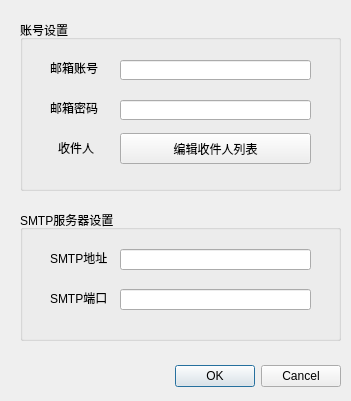
<?xml version="1.0" encoding="UTF-8"?>
<ui version="4.0">
 <class>Dialog</class>
 <widget class="QDialog" name="Dialog">
  <property name="geometry">
   <rect>
    <x>0</x>
    <y>0</y>
    <width>351</width>
    <height>401</height>
   </rect>
  </property>
  <property name="windowTitle">
   <string>邮件设置</string>
  </property>
  <widget class="QDialogButtonBox" name="buttonBox">
   <property name="geometry">
    <rect>
     <x>20</x>
     <y>360</y>
     <width>321</width>
     <height>32</height>
    </rect>
   </property>
   <property name="orientation">
    <enum>Qt::Horizontal</enum>
   </property>
   <property name="standardButtons">
    <set>QDialogButtonBox::Cancel|QDialogButtonBox::Ok</set>
   </property>
  </widget>
  <widget class="QGroupBox" name="groupBox">
   <property name="geometry">
    <rect>
     <x>20</x>
     <y>20</y>
     <width>321</width>
     <height>171</height>
    </rect>
   </property>
   <property name="title">
    <string>账号设置</string>
   </property>
   <widget class="QLabel" name="label">
    <property name="geometry">
     <rect>
      <x>30</x>
      <y>40</y>
      <width>54</width>
      <height>16</height>
     </rect>
    </property>
    <property name="text">
     <string>邮箱账号</string>
    </property>
    <property name="buddy">
     <cstring>mail_account</cstring>
    </property>
   </widget>
   <widget class="QLabel" name="label_2">
    <property name="geometry">
     <rect>
      <x>30</x>
      <y>80</y>
      <width>54</width>
      <height>16</height>
     </rect>
    </property>
    <property name="text">
     <string>邮箱密码</string>
    </property>
    <property name="buddy">
     <cstring>mail_password</cstring>
    </property>
   </widget>
   <widget class="QLineEdit" name="mail_password">
    <property name="geometry">
     <rect>
      <x>100</x>
      <y>80</y>
      <width>191</width>
      <height>20</height>
     </rect>
    </property>
    <property name="echoMode">
     <enum>QLineEdit::Password</enum>
    </property>
   </widget>
   <widget class="QLineEdit" name="mail_account">
    <property name="geometry">
     <rect>
      <x>100</x>
      <y>40</y>
      <width>191</width>
      <height>20</height>
     </rect>
    </property>
    <property name="echoMode">
     <enum>QLineEdit::Normal</enum>
    </property>
   </widget>
   <widget class="QLabel" name="label_3">
    <property name="geometry">
     <rect>
      <x>20</x>
      <y>120</y>
      <width>54</width>
      <height>16</height>
     </rect>
    </property>
    <property name="text">
     <string>收件人</string>
    </property>
    <property name="alignment">
     <set>Qt::AlignRight|Qt::AlignTrailing|Qt::AlignVCenter</set>
    </property>
    <property name="buddy">
     <cstring>pushButton</cstring>
    </property>
   </widget>
   <widget class="QPushButton" name="pushButton">
    <property name="geometry">
     <rect>
      <x>100</x>
      <y>113</y>
      <width>191</width>
      <height>31</height>
     </rect>
    </property>
    <property name="text">
     <string>编辑收件人列表</string>
    </property>
   </widget>
  </widget>
  <widget class="QGroupBox" name="groupBox_2">
   <property name="geometry">
    <rect>
     <x>20</x>
     <y>210</y>
     <width>321</width>
     <height>131</height>
    </rect>
   </property>
   <property name="title">
    <string>SMTP服务器设置</string>
   </property>
   <widget class="QLabel" name="label_4">
    <property name="geometry">
     <rect>
      <x>30</x>
      <y>40</y>
      <width>61</width>
      <height>16</height>
     </rect>
    </property>
    <property name="text">
     <string>SMTP地址</string>
    </property>
    <property name="buddy">
     <cstring>SMTP_host</cstring>
    </property>
   </widget>
   <widget class="QLabel" name="label_5">
    <property name="geometry">
     <rect>
      <x>30</x>
      <y>80</y>
      <width>61</width>
      <height>16</height>
     </rect>
    </property>
    <property name="text">
     <string>SMTP端口</string>
    </property>
    <property name="buddy">
     <cstring>SMTP_port</cstring>
    </property>
   </widget>
   <widget class="QLineEdit" name="SMTP_host">
    <property name="geometry">
     <rect>
      <x>100</x>
      <y>39</y>
      <width>191</width>
      <height>21</height>
     </rect>
    </property>
   </widget>
   <widget class="QLineEdit" name="SMTP_port">
    <property name="geometry">
     <rect>
      <x>100</x>
      <y>79</y>
      <width>191</width>
      <height>21</height>
     </rect>
    </property>
   </widget>
  </widget>
 </widget>
 <tabstops>
  <tabstop>mail_account</tabstop>
  <tabstop>mail_password</tabstop>
  <tabstop>pushButton</tabstop>
  <tabstop>SMTP_host</tabstop>
  <tabstop>SMTP_port</tabstop>
 </tabstops>
 <resources/>
 <connections>
  <connection>
   <sender>buttonBox</sender>
   <signal>accepted()</signal>
   <receiver>Dialog</receiver>
   <slot>accept()</slot>
   <hints>
    <hint type="sourcelabel">
     <x>248</x>
     <y>254</y>
    </hint>
    <hint type="destinationlabel">
     <x>157</x>
     <y>274</y>
    </hint>
   </hints>
  </connection>
  <connection>
   <sender>buttonBox</sender>
   <signal>rejected()</signal>
   <receiver>Dialog</receiver>
   <slot>reject()</slot>
   <hints>
    <hint type="sourcelabel">
     <x>316</x>
     <y>260</y>
    </hint>
    <hint type="destinationlabel">
     <x>286</x>
     <y>274</y>
    </hint>
   </hints>
  </connection>
 </connections>
</ui>
